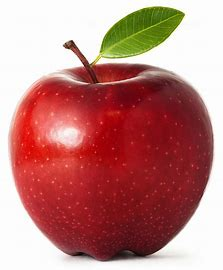
#> input picture img/apple.jpg, 223 x 270 px
$ python l_edge_sobel.py
#> lines starting #> are read from the running program, lines starting #| are printed output that depends on the picture
import cv2
import numpy as np

# img = cv2.imread("../img/Lenna.png")
img = cv2.imread("../img/apple.jpg")
#> img is the input picture: shape (270, 223, 3); mean B, G, R 126.6, 130.6, 190.2
# 수동 값 지정
gx_k = np.array([[-1,0,1],
                 [-2,0,2],
                 [-1,0,1]])
gy_k = np.array([[-1,-2,-1],
                 [0,0,0],
                 [1,2,1]])

# 엣지를 생성
edge_gx = cv2.filter2D(img, -1, gx_k)
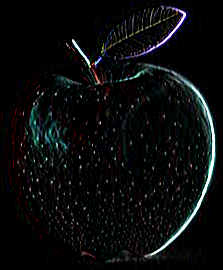
#> edge_gx: shape (270, 223, 3); mean B, G, R 12.3, 11.8, 10.2
edge_gy = cv2.filter2D(img, -1, gy_k)
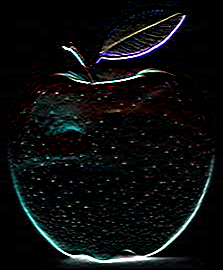
#> edge_gy: shape (270, 223, 3); mean B, G, R 14.6, 13.9, 12.4

# 자동 생성
sobelx = cv2.Sobel(img, -1, 1, 0, ksize=3)
sobely = cv2.Sobel(img, -1, 0, 1, ksize=3)


merged1 = np.hstack((img, edge_gx, edge_gy, edge_gx+edge_gy))
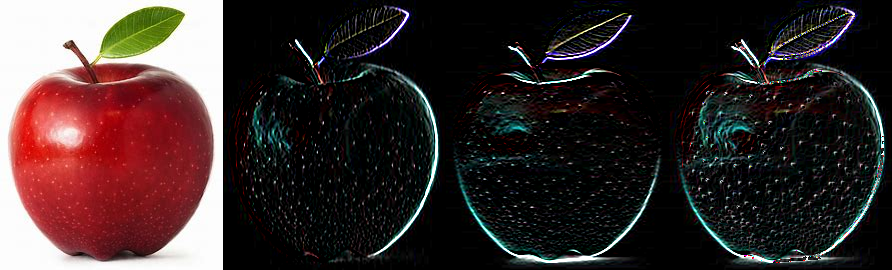
#> merged1: shape (270, 892, 3); mean B, G, R 44.1, 44.5, 58
merged2 = np.hstack((img, sobelx, sobely, sobelx+sobely))
merged = np.vstack((merged1, merged2))
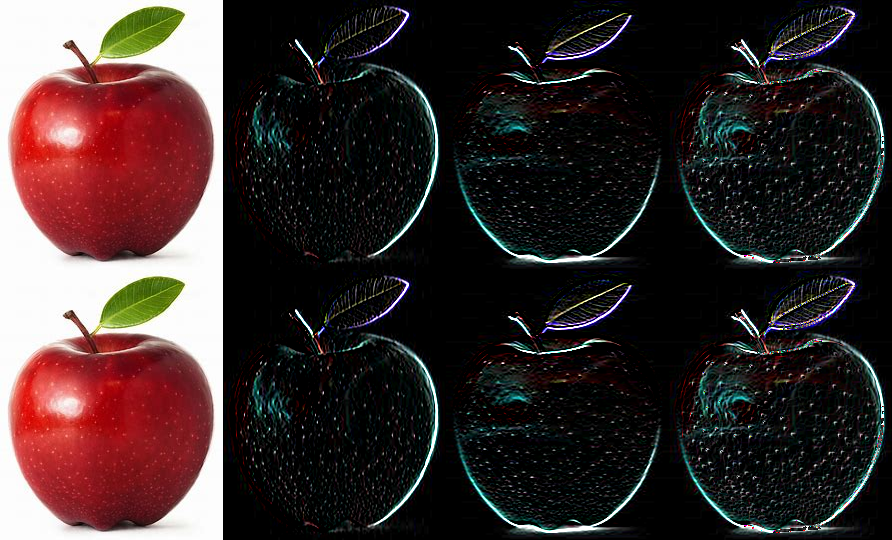
#> merged: shape (540, 892, 3); mean B, G, R 44.1, 44.5, 58
cv2.imshow('sobel', merged)
cv2.waitKey(0)
cv2.destroyAllWindows()

$ run again, with img/b.jpg copied over img/apple.jpg
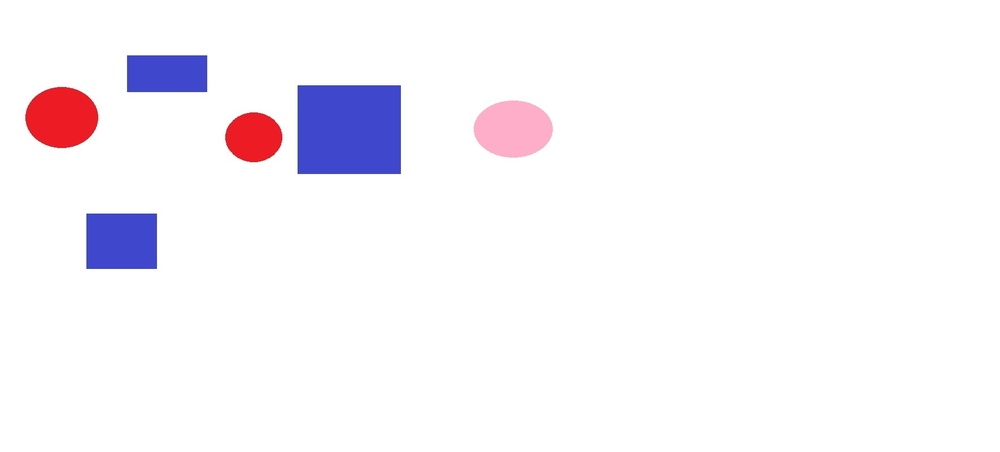
#> input picture img/b.jpg, 1000 x 452 px, shrunk from 1771 x 800 before the run
#> img is the input picture: shape (452, 1000, 3); mean B, G, R 249.8, 244.9, 247.8
#> `merged1 = np.hstack((img, edge_gx, edge_gy, edge_gx+edge_gy))`:
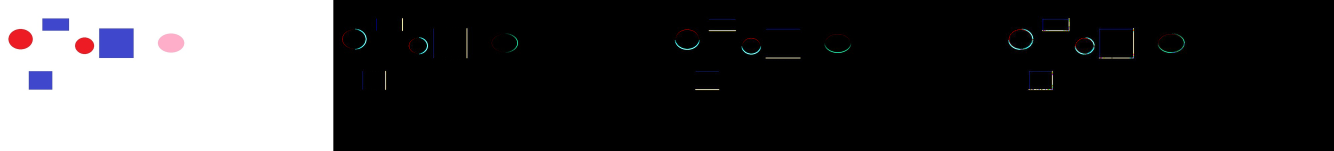
#> merged1: shape (452, 4000, 3) (shown at 1/3 size); mean B, G, R 63.2, 61.9, 62.5
#> `merged = np.vstack((merged1, merged2))`:
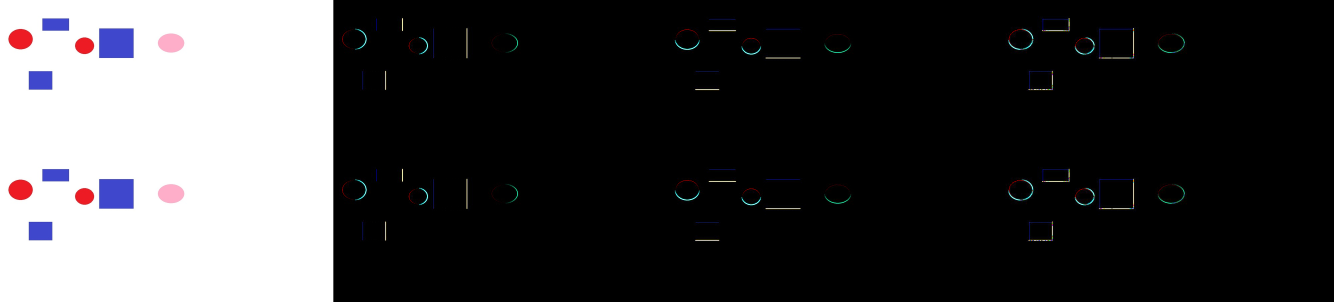
#> merged: shape (904, 4000, 3) (shown at 1/3 size); mean B, G, R 63.2, 61.9, 62.5
